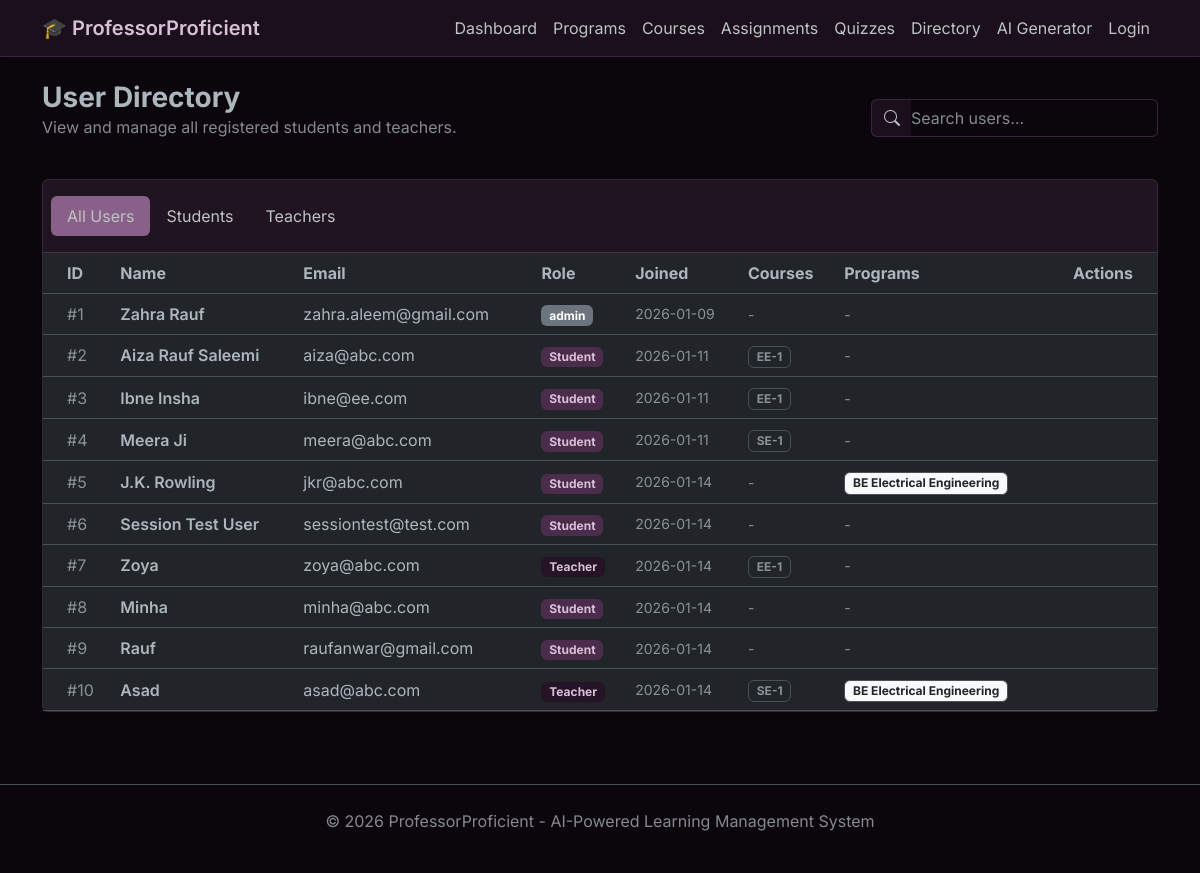
Page /ui/users on the committed database.
### data_models.py (models this page shows, shortened)
class User(db.Model):
    __tablename__ = 'users'
    id = db.Column(db.Integer, primary_key=True)
    name = db.Column(db.String(100), nullable=False)
    password = db.Column(db.String(200), nullable=False)
    email = db.Column(db.String(100), unique=True, nullable=False)
    role = db.Column(db.Enum(UserRole), nullable=False)
    created_at = db.Column(db.DateTime, server_default=text('CURRENT_TIMESTAMP'))
    programs_created = db.relationship("Program", back_populates="created_by_user") #back populates ensures the two tables are in sync
    courses_created = db.relationship("Course", back_populates="created_by_user")
    quizzes_created = db.relationship("Quiz", back_populates="created_by_user")
    assignments_created = db.relationship("Assignment", back_populates="created_by_user")
    questions_created = db.relationship("Question", back_populates="created_by_user") # Adding new link to questions
    answers = db.relationship("StudentAnswer", back_populates="student") # Adding new link to answers
    teaching_courses = db.relationship("Course", secondary="teacher_course", back_populates="teachers")
    enrolled_courses = db.relationship("Course", secondary="student_course", back_populates="students")
    teaching_programs = db.relationship("Program", secondary="teacher_program", back_populates="teachers")
    enrolled_programs = db.relationship("Program", secondary="student_program", back_populates="students")

class Course(db.Model):
    __tablename__ = 'courses'
    id = db.Column(db.Integer, primary_key=True, autoincrement=True)
    name = db.Column(db.String(200), nullable=False)
    code = db.Column(db.String(50), unique=True, nullable=False)
    credit_hours = db.Column(db.Integer)
    program_id = db.Column(db.Integer, db.ForeignKey('programs.id'))
    created_by = db.Column(db.Integer, db.ForeignKey('users.id'))
    created_at = db.Column(db.DateTime, server_default=text('CURRENT_TIMESTAMP'))
    program = db.relationship("Program", back_populates="courses")
    created_by_user = db.relationship("User", back_populates="courses_created")
    teachers = db.relationship("User", secondary="teacher_course", back_populates="teaching_courses")
    students = db.relationship("User", secondary="student_course", back_populates="enrolled_courses")
    quizzes = db.relationship("Quiz", back_populates="course", cascade="all, delete-orphan")
    assignments = db.relationship("Assignment", back_populates="course", cascade="all, delete-orphan")

class Program(db.Model):
    __tablename__ = 'programs'
    id = db.Column(db.Integer, primary_key=True, autoincrement=True)
    name = db.Column(db.String(100), unique=True, nullable=False)
    description = db.Column(db.Text)
    created_by = db.Column(db.Integer, db.ForeignKey('users.id'))
    created_at = db.Column(db.DateTime, server_default=text('CURRENT_TIMESTAMP'))
    created_by_user = db.relationship("User", back_populates="programs_created")
    courses = db.relationship("Course", back_populates="program", cascade="all, delete-orphan")
    teachers = db.relationship("User", secondary="teacher_program", back_populates="teaching_programs")
    students = db.relationship("User", secondary="student_program", back_populates="enrolled_programs")

### app.py (the view)
@ui_bp.route("/ui/users")
def users_page():
    users = User.query.all()
    return render_template("users.html", users=users)

### templates/users.html (shortened to what this page needs)
{% extends "layout.html" %}
{% block content %}
<div class="d-flex justify-content-between align-items-center mb-4">
    <div>
        <h1 class="h3 fw-bold mb-0">User Directory</h1>
        <p class="text-muted">View and manage all registered students and teachers.</p>
    </div>
    <div class="d-flex gap-2">
        <div class="input-group">
            <span class="input-group-text border-end-0"><i class="bi bi-search"></i></span>
            <input type="text" class="form-control border-start-0 ps-0" id="searchInput" placeholder="Search users...">
        </div>
    </div>
</div>
<div class="card shadow-sm">
    <div class="card-header py-3">
        <ul class="nav nav-pills card-header-pills" id="userTabs" role="tablist">
            <li class="nav-item" role="presentation">
                <button class="nav-link active" id="all-tab" data-bs-toggle="tab" data-bs-target="#all" type="button" role="tab">All Users</button>
            </li>
            <li class="nav-item" role="presentation">
                <button class="nav-link" id="students-tab" data-bs-toggle="tab" data-bs-target="#students" type="button" role="tab">Students</button>
            </li>
            <li class="nav-item" role="presentation">
                <button class="nav-link" id="teachers-tab" data-bs-toggle="tab" data-bs-target="#teachers" type="button" role="tab">Teachers</button>
            </li>
        </ul>
    </div>
    <div class="card-body p-0">
        <div class="tab-content" id="userTabsContent">
            <div class="tab-pane fade show active" id="all" role="tabpanel">
                <div class="table-responsive">
                    <table class="table table-hover mb-0 align-middle" id="usersTable">
                        <thead class="text-secondary">
                            <tr>
                                <th class="ps-4">ID</th>
                                <th>Name</th>
                                <th>Email</th>
                                <th>Role</th>
                                <th>Joined</th>
                                <th>Courses</th>
                                <th>Programs</th>
                                <th class="text-end pe-4">Actions</th>
                            </tr>
                        </thead>
                        <tbody>
                            {% for user in users %}
                            <tr class="user-row">
                                <td class="ps-4 text-muted">#{{ user.id }}</td>
                                <td class="fw-semibold">{{ user.name }}</td>
                                <td>{{ user.email }}</td>
                                <td>
                                    {% if user.role.value == 'student' %}
                                        <span class="badge bg-info text-dark">Student</span>
                                    {% elif user.role.value == 'teacher' %}
                                        <span class="badge bg-success">Teacher</span>
                                    {% else %}
                                        <span class="badge bg-secondary">{{ user.role.value }}</span>
                                    {% endif %}
                                </td>
                                <td class="text-muted small">
                                    {{ user.created_at.strftime('%Y-%m-%d') if user.created_at else 'N/A' }}
                                </td>
                                <td>
                                    {% if user.role.value == 'student' %}
                                        {% for course in user.enrolled_courses %}
                                            <span class="badge border text-body-secondary">{{ course.code }}</span>
                                        {% else %}
                                            <span class="text-muted small">-</span>
                                        {% endfor %}
                                    {% elif user.role.value == 'teacher' %}
                                        {% for course in user.teaching_courses %}
                                            <span class="badge border text-body-secondary">{{ course.code }}</span>
                                        {% else %}
                                            <span class="text-muted small">-</span>
                                        {% endfor %}
                                    {% else %}
                                        <span class="text-muted small">-</span>
                                    {% endif %}
                                </td>
                                <td>
                                    {% if user.role.value == 'student' %}
                                        {% for program in user.enrolled_programs %}
                                            <span class="badge bg-light text-dark border">{{ program.name }}</span>
                                        {% else %}
                                            <span class="text-muted small">-</span>
                                        {% endfor %}
                                    {% elif user.role.value == 'teacher' %}
                                        {% for program in user.teaching_programs %}
                                            <span class="badge bg-light text-dark border">{{ program.name }}</span>
                                        {% else %}
                                            <span class="text-muted small">-</span>
                                        {% endfor %}
                                    {% else %}
                                        <span class="text-muted small">-</span>
                                    {% endif %}
                                </td>
                                <td class="text-end pe-4">
                                </td>
                            </tr>
                            {% else %}
                            <tr>
                                <td colspan="7" class="text-center py-5">
                                    <p class="text-muted mb-0">No users found.</p>
                                </td>
                            </tr>
                            {% endfor %}
                        </tbody>
                    </table>
                </div>
            </div>
        </div>
    </div>
</div>
{% endblock %}
{% block scripts %}
<link rel="stylesheet" href="https://cdn.jsdelivr.net/npm/bootstrap-icons@1.10.0/font/bootstrap-icons.css">
{% endblock %}

### templates/layout.html (style rules this page uses)
body { font-family: 'Inter', sans-serif; background-color: #0b060b; }
.nav-link { color: #bdc3c7 !important; }
.card { background-color: #1a0f1a; border: 1px solid #3d233d; box-shadow: 0 0.125rem 0.25rem rgba(0, 0, 0, 0.5); transition: transform 0.2s; }
input, select, textarea { background-color: #0b060b !important; border-color: #3d233d !important; color: #ecf0f1 !important; }
.input-group-text { background-color: #1a0f1a !important; border-color: #3d233d !important; color: #bdc3c7 !important; }
.badge.bg-info { background-color: #4b2c4b !important; color: #d8bfd8 !important; }
.badge.bg-success { background-color: #251425 !important; color: #d8bfd8 !important; }
.nav-pills .nav-link.active { background-color: #886088; }
.nav-pills .nav-link { color: #bdc3c7; }

### rows in the picture
User: id "1", name "Zahra Rauf", email "zahra.aleem@gmail.com", role.value "admin", created_at "2026-01-09"
User: id "2", name "Aiza Rauf Saleemi", email "aiza@abc.com", role "Student", created_at "2026-01-11"
Course: code "EE-1"
User: id "3", name "Ibne Insha", email "ibne@ee.com", role "Student", created_at "2026-01-11"
User: id "4", name "Meera Ji", email "meera@abc.com", role "Student", created_at "2026-01-11"
Course: code "SE-1"
User: id "5", name "J.K. Rowling", email "jkr@abc.com", role "Student", created_at "2026-01-14"
Program: name "BE Electrical Engineering"
User: id "6", name "Session Test User", email "sessiontest@test.com", role "Student", created_at "2026-01-14"
User: id "7", name "Zoya", email "zoya@abc.com", role "Teacher", created_at "2026-01-14"
User: id "8", name "Minha", email "minha@abc.com", role "Student", created_at "2026-01-14"
User: id "9", name "Rauf", email "raufanwar@gmail.com", role "Student", created_at "2026-01-14"
User: id "10", name "Asad", email "asad@abc.com", role "Teacher", created_at "2026-01-14"
